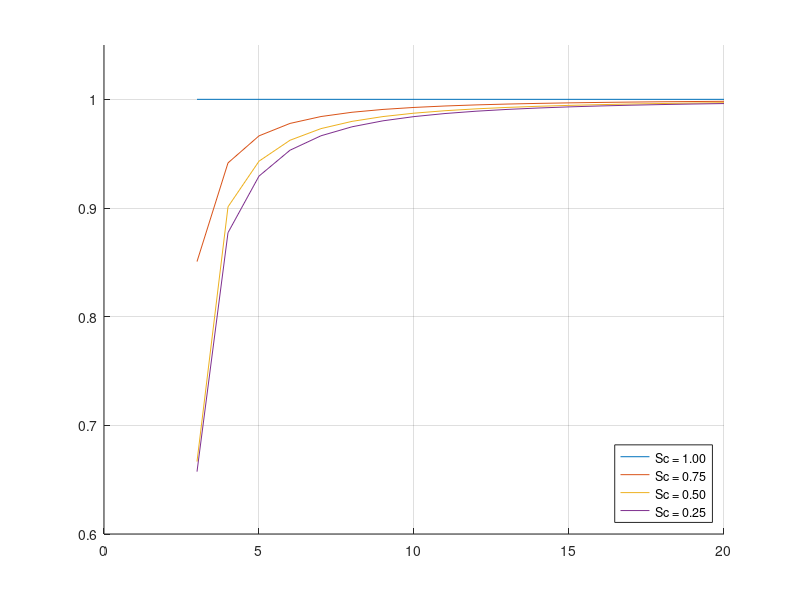

Write MATLAB code to recreate this figure.
%% Расчет отношений фазовых скоростей для непрерывного и дискретного случаев

function dispersion
    Nl = 3:20;
    eps = 1;
    mu = 1;
    
    figure
    hold on
    legends = {};
    for Sc = 1: -0.25: 0.25
        legend_str = sprintf('Sc = %.2f', Sc);
        legends{end + 1} = legend_str;
        ratio = abs (getDispersionRatio (Sc, Nl, eps, mu));

        plot (Nl, ratio);
        grid on
        
    end
    
    grid on
    legend (legends, 'Location','southeast');
    ylim ([0.6, 1.05])
    hold off
end


function ratio = getDispersionRatio (Sc, Nl, eps, mu)
    numerator = pi .* sqrt (eps .* mu);
    denominator = Nl .* asin (sqrt (eps .* mu) .* sin (pi .* Sc ./ Nl) ./ Sc);
    ratio = numerator ./ denominator;
end